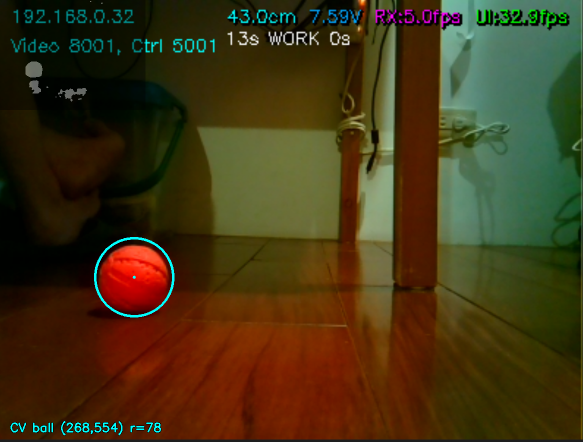
#> input picture Client/TestImageBallFloor_cv_overlay.png, 1166 x 883 px (shown at 1/2 size); its folder holds only this picture in this run
$ python -i mtDogBallTrack.py   (imports and definitions only)   (older library calls are emulated)
#> lines starting #> are read from the running program, lines starting #| are printed output that depends on the picture; after the words box and inside, x2 and y2 are one past the last pixel; in counts of white or black regions, pixels touching at a corner belong together
#> further down, picture is the input picture: shape (883, 1166, 3); mean B, G, R 21.5, 52.7, 66.8
### Client/vision/legacy/mtBallDetectCV.py
#!/usr/bin/env python3
# -*- coding: utf-8 -*-
"""===============================================================================
 Project : Freenove Robot Dog - Video Client
 File    : mtBallDetectCV.py
 Author  : MT & GitHub Copilot (GPT)

 Description:
     Basic CV-based (non-ML) red/orange ball detection.
     Designed as a reliable baseline and to provide a safe ROI for downstream logic.

 Version Control:
     - Tracked in this project's Git workspace.

 Revision History:
    v1.46 (2026-01-24): Remove ring-band threshold/overlay text from debug window.
    v1.45 (2026-01-24): Disable ring-density rejection gate.
    v1.44 (2026-01-24): Draw ring band for rank #1 on color overlay pane.
    v1.43 (2026-01-24): Show ring density in threshold line and candidate list.
    v1.42 (2026-01-24): Lowered minimum V-med to 100 and always show 3 ranked lines in debug list.
    v1.41 (2026-01-24): Use per-split area/circ in candidate debug list to avoid duplicate A/C for split blobs.
    v1.40 (2026-01-24): Show reject reason + Vmed N/A in candidate list.
    v1.40 (2026-01-24): Align overlay labels with ranked debug list.
    v1.39 (2026-01-24): Fill ranked contour masks from combined mask when fewer than 3.
     v1.38 (2026-01-24): Export top-3 ranked contour masks for CV histograms.
    v1.37 (2026-01-23): Prefer upper split using hue/sat/inner coverage heuristic.
    v1.36 (2026-01-23): Strengthen peanut split using local maxima + mask cut.
    v1.35 (2026-01-23): Add refined-candidate contour mask for debug + histogram.
     v1.34 (2026-01-23): Split peanut blobs into multiple candidates via distance peaks.
     v1.33 (2026-01-23): Show all contour candidates ranked by V-med in debug text.
     v1.32 (2026-01-23): Reformat CV debug metrics to prioritize Vmed.
     v1.31 (2026-01-22): Label top-3 rejects on color overlay pane.
     v1.30 (2026-01-22): Use masked V-median for candidate checks; draw rejected circles in debug overlay.
     v1.29 (2026-01-22): Log reject V-median + show top reject stats; relax loose circ/fill gating for reflection blobs.
     v1.28 (2026-01-21): Relaxed CV thresholds (a_min/V/S coverage & v-median) for warm/dim scenes to improve ball detection stability.
    v1.27 (2026-01-21): Log rectangular ROI stats (circ/fill/v_med) for the refine ROI in debug text and mtBallDetectCV.log.
     v1.26 (2026-01-21): Added candidate V-median floor (min_v_median_candidate=180) and ring-waive at high V (>=200) to suppress low-V ghost blobs and reduce false No Ball on bright balls.
     v1.25 (2026-01-21): Tightened loose circ/fill filters (0.45) and prefer strict-only candidates when available to avoid jumping to large ghost blobs.
     v1.24 (2026-01-21): Strengthen v_med priority in multi-candidate selection: prefer upper if v_med within 20 of lower; always pick highest v_med last; log cand_v_med list.
     v1.23 (2026-01-21): Fully disabled ring gate for non-strict blobs; rely on color/brightness only to eliminate "No Ball" in shadow/soft-focus.
     v1.22 (2026-01-21): Relaxed non-strict ring threshold (0.018→0.010) and added shape-based escape for zero-ring shadow blobs (circ>0.55, inner_cov>0.70, v_med>150).
     v1.21 (2026-01-21): Enlarged color overlay pane 2x in debug mosaic for readability.
     v1.20 (2026-01-21): Use median V in inner circle for scoring/selection and multi-candidate preference.
     v1.19 (2026-01-21): Tightened ring-waive to prevent refine-failed, ring-free ghost blobs.
     v1.18 (2026-01-21): Added solid-saturation coverage scoring/gating to reject low-sat ghost blobs.
     v1.17 (2026-01-21): Enforced V-coverage gating and stronger score bias to reject low-V reflections.
     v1.16 (2026-01-21): Reduced edge-ring gating when color coverage is strong; avoid radial gate on weak samples.
    v1.15 (2026-01-21): Relaxed radial gate when ring evidence/refine is strong to reduce flicker misses.
    v1.14 (2026-01-21): Removed mask closing to prevent ball/reflection blob merging.
    v1.13 (2026-01-21): Added V-coverage preference to reject dark reflection blobs.
    v1.12 (2026-01-21): Prefer upper contour when ball+reflection split into two blobs.
    v1.11 (2026-01-21): Relaxed radial gate to avoid rejecting reflection-shaped contours before refinement.
     v1.10 (2026-01-21): Added radial gate enable toggle support for UI-config control.
     v1.09 (2026-01-21): Reset CV log on detector init; reorder history newest-first.
     v1.08 (2026-01-21): Added per-run CV log with explicit Detected/No Ball markers and detailed metrics.
     v1.07 (2026-01-21): Enforced radial edge confidence filter with coverage/score stats; enlarged debug mosaic.
     v1.06 (2026-01-21): Added radial edge symmetry test + solid-saturation preference for upper circle.
     v1.05 (2026-01-20): Added HSV hue gating + hue coverage checks to reduce false positives on wood/refs.
     v1.04 (2026-01-20): Draw detected circle on combined-mask debug pane for easier alignment checks.
     v1.03 (2026-01-19): Prefer the upper circle when ball+reflection yields two circles (upper peak + upper Hough selection).
     v1.02 (2026-01-19): Reduced false positives using edge-ring + mask-coverage confidence checks; tightened distance-transform fallback.
     v1.01 (2026-01-19): Added rich debug outputs (thresholds, mask panes, contour stats).
     v1.00 (2026-01-19): Initial baseline CV detector (Lab a-channel + SV gating + refinement).
===============================================================================
"""

from __future__ import annotations

from dataclasses import dataclass
from datetime import datetime
import os
from typing import Optional, Tuple

import cv2
import numpy as np


@dataclass
class CVBall:
    x: float
    y: float
    r: float   # expected radius
    area: float
    circularity: float


class CVBallDetector:
    def __init__(self):
        # Thresholds tuned for orange/red ball on dark/reflective wood.
        self.a_percentile = 97.0
        self.a_min = 135
        self.s_min = 60
        self.v_min = 40

        # Hue gating (HSV): keep red/orange hues to reduce wood/skin false positives.
        # H ranges: red wraps (0..h_red_max) U (h_red_min2..179), orange (h_orange_min..h_orange_max)
        self.h_use = True
        self.h_red_max = 12
        self.h_red_min2 = 155
        self.h_orange_min = 6
        self.h_orange_max = 40

        # Candidate gating
        self.min_area = 500.0
        self.max_area_ratio = 0.15
        self.min_circularity = 0.48
        self.min_fill = 0.45
        self.min_radius = 10.0
        self.max_radius_ratio = 0.40

        # Confidence / anti-false-positive checks
        # - mask coverage: ensures the detected circle actually contains enough of the combined mask
        # - edge ring density: ensures there is a circular edge around the estimated radius
        self.inner_ratio = 0.5
        self.min_inner_mask_coverage = 0.35
        self.min_edge_ring_density = 0.012
        self.min_edge_ring_density_non_strict = 0.010
        self.min_hue_coverage = 0.18
        self.min_solid_sat_coverage = 0.22
        self.min_v_coverage = 0.28
        self.v_strong = 90
        self.min_v_median = 100     # highest priority for candidate selection
        self.min_v_median_candidate = 100
        self.v_med_ring_waive = 180
        self.min_radial_score = 0.55
        self.min_radial_coverage = 0.15
        self._radial_score_default = float(self.min_radial_score)
        self._radial_cov_default = float(self.min_radial_coverage)
        self.radial_gate_enabled = True

        # Debug data for UI
        self.last_debug: dict = {}
        self._refine_debug: dict = {}
        self.debug_top_n_rejects = 6
        self.log_enabled = True
        project_root = os.path.abspath(os.path.join(os.path.dirname(__file__), os.pardir, os.pardir))
        self.log_path = os.path.join(project_root, "mtBallDetectCV.log")
        self._run_id = 0
        self._reset_log()

    def set_radial_gate_enabled(self, enabled: bool) -> None:
        try:
            self.radial_gate_enabled = bool(enabled)
            if self.radial_gate_enabled:
                self.min_radial_score = float(self._radial_score_default)
                self.min_radial_coverage = float(self._radial_cov_default)
            else:
                self.min_radial_score = 0.0
                self.min_radial_coverage = 0.0
        except Exception:
            return

    def _reset_log(self) -> None:
        try:
            with open(self.log_path, "w", encoding="utf-8") as f:
                f.write("")
        except Exception:
            return

    # [2050 lines left out: functions _log_detection, analyze, _make_debug_mosaic, _refine_circle_edges, not called in this run]

### Client/mtDogBallTrack.py
#!/usr/bin/env python3
# -*- coding: utf-8 -*-
"""
mtDogBallTrack.py

Ball colour tracking, HSV calibration, mask visualisation,
AND Head Tracking logic for the Freenove Robot Dog Client (Mac mode).

Features
--------
- remove circular dependency by merging HeadTracker into this file
- HSV-based ball mask with optional second hue segment.
- Circularity-aware contour selection (prefers large, round blobs).
- Temporal smoothing (EMA) + jump rejection for stable lock.
- Shared HSV picker (click-to-sample) between colour and mask views.
- Ball center trace with time-based fading.
- Head Tracking (P-controller) logic integrated.
- Calibration window with:
    * Live mask view
    * Linked HSV picker readout
    * Sliders for H1/H2/S/V and morphology kernel size
    * Sliders for EMA smoothing + min circularity threshold
    * Slider for Head Tracking Kp gain
    * Rolling histograms for H, S, V with peak / SD / slider markers.
- JSON-based persistence (mtBall_Calib.json).

Revision History
----------------
- v2.8.4: 2026-01-28
          Allow external detection overlays to set circle thickness (used by YOLO).
- v2.8.3: 2026-01-28
          Add optional suppression of external detection overlay (for YOLO-only bbox tests).
- v2.8.2: 2026-01-21
          Added CV RadialGate toggle with persistence in mtBall_Calib.json.
- v2.8.0: 2026-01-14
          Added Body-Kp/Body-Kd sliders (proportional + derivative shaping) for smoother body tracking and persisted them to mtBall_Calib.json.
          Added Head-Deadzone slider (head deadband) and persisted it.
          Renamed Deadzone label to Body-Deadzone and added Allow backward toggle.
- v2.8.1: 2026-01-19
          Moved the center-info overlay text above the ROI circle for a clearer view of the ball ROI.
- v2.7.1: 2025-12-10 Added optical flow overlay to mask visualization for better motion tracking.
- v2.7.0: 2025-12-06
          Merged HeadTracker logic into this file to resolve circular dependencies and attribute errors.
          Added Kp slider to Mask Window for tuning head tracking gain.
          Fixed Mask Window HUD to correctly display HSV values from the color frame picker.
          Ensured Kp value is saved/loaded from JSON config.
- v2.6.0: Added rolling histograms for H/S/V in calibration window.
          Added circularity and EMA smoothing sliders.
- v2.5.0: Initial implementation of shared HSV picker and mask visualization.

Author
------
MT (User) & GitHub Copilot
Version: 2.8.0 - 2026-01-14
"""

import math
import time
import cv2
import json
import os
from collections import deque
from dataclasses import dataclass
from typing import Optional, Tuple

import numpy as np
from PyQt5.QtWidgets import (
    QWidget,
    QLabel,
    QFrame,
    QPushButton,
    QVBoxLayout,
    QGridLayout,
    QSlider,
    QHBoxLayout,
    QSizePolicy,
    QComboBox,
    QCheckBox,
)
from PyQt5.QtGui import QImage, QPixmap
from PyQt5.QtCore import Qt

try:
    from vision.legacy.mtBallDetectCV import CVBallDetector
except Exception:
    CVBallDetector = None  # type: ignore


# Tracking modes
# Tracking modes are stored/compared as lowercase canonical values.
TRACKING_MODE_FULL = "full"   # head + body
TRACKING_MODE_HEAD = "head"   # head only
TRACKING_MODE_BODY = "body"   # body only

# ==============================================================================
# HEAD TRACKER CLASSES
# ==============================================================================

@dataclass
class HeadConfig:
    neutral_deg: float = 90.0
    min_deg: float = 40.0
    max_deg: float = 140.0
    kp: float = 0.5  # Incremental gain: deg per normalized error per update (was 4.0 for absolute mode)
    deadband: float = 0.02  # Reduced from 0.08 to 0.02 for fine tracking (2% of frame height)
    max_step_deg: float = 3.0  # Max angle change per update (velocity limit)
    min_cmd_interval: float = 0.15  # Increased from 0.10 to 0.15 seconds for stability

class HeadTracker:
    """
    Calculates the desired head servo angle based on the ball's vertical position.
    Uses a simple P-controller with deadband and clamping.
    """
    def __init__(self):
        self.cfg = HeadConfig()
        self.current_angle = self.cfg.neutral_deg
        self.last_cmd_time = 0.0
        self.last_err_norm = 0.0
        self.search_mode = False
        self.search_blocked = False
        self.search_targets = []
        self.search_index = 0
        self.search_state = "idle"

    # [121 lines left out: functions update_from_ball, reset, start_search, search_for_ball, _move_toward, _move_to_neutral, not called in this run]


# ==============================================================================
# BALL TRACKER CLASS
# ==============================================================================

class BallTracker:
    """
    Holds HSV threshold config and shared state for ball detection
    + global sample point for HSV picker.
    + Owns the HeadTracker instance.
    """

    def __init__(self):
        # Default orange-ish ball
        self.h1_min = 0
        self.h1_max = 20
        self.h2_min = 0
        self.h2_max = 0
        self.s_min = 120
        self.s_max = 255
        self.v_min = 80
        self.v_max = 255
        self.kernel_size = 3  # morphology kernel (odd)

        # Detection info (instant and smoothed)
        self.last_center = None      # (x, y) – smoothed center used by UI / head
        self.last_hsv = None         # (H, S, V) at smoothed center
        self.last_radius = None      # radius used for drawing

        # Smoothing / noise-filter state
        self.filtered_center = None  # internal EMA center
        self.smooth_alpha = 0.35     # 0.0 = no smoothing, 1.0 = follow raw center
        self.max_jump_ratio = 0.35   # ignore jumps > 35% of min(frame_w, frame_h)

        # Stability counters for smart reacquire
        self.last_update_ts = 0.0     # timestamp of last accepted detection
        self.missed_frames = 0        # consecutive frames without acceptance
        self.reacquire_timeout = 0.6  # seconds without update → allow bigger jumps
        self.reacquire_area_ratio = 0.02  # if blob area > 2% of frame, allow reacquire

        # Trace of recent centers (for visual trail)
        # Each entry: ( (x, y), timestamp_seconds )
        self.trace_points = deque(maxlen=60)
        self.trace_max_age = 3.0  # seconds

        # Shared picker point across windows
        self.sample_point = None  # (x, y) in image coords
        self.sample_hsv = None    # (H, S, V)

        self.picker_point = None      # (x, y) in image coordinates
        self.picker_hsv = None        # (H, S, V) at picker_point

        # --- Head Tracker Instance ---
        self.head_tracker = HeadTracker()
        # Default mode requested: Full tracking
        self.tracking_mode = TRACKING_MODE_FULL

        # Body tracking tuning (used by mtDogMain)
        self.body_tracking_interval = 0.6   # seconds between motion commands
        self.body_deadzone_ratio = 0.18     # fraction of frame size used as deadzone
        self.body_allow_backward = False    # forward-only by default
        self.body_kp = 0.0                  # proportional speed scaling (0.0 disables)

        # Lost-ball search + obstacle avoidance (used by mtDogMain)
        self.search_forward_enabled = True
        self.obstacle_avoid_enabled = True
        self.obstacle_near_cm = 10.0
        self.obstacle_clear_cm = 30.0
        self.search_forward_speed = 4
        self.obstacle_turn_speed = 4

        # CV detector gating controls (default OFF for stability)
        self.cv_radial_gate_enabled = False

        # Config path
        self.config_path = os.path.join(
            os.path.dirname(__file__), "config", "mtBall_Calib.json"
        )

        # Optional CV detector (basic, non-ML)
        self._cv_detector = CVBallDetector() if CVBallDetector is not None else None
        self._apply_cv_radial_gate()

    def _apply_cv_radial_gate(self):
        """Apply radial gate setting to the CV detector (if available)."""
        try:
            if self._cv_detector is None:
                return
            if hasattr(self._cv_detector, "set_radial_gate_enabled"):
                self._cv_detector.set_radial_gate_enabled(bool(self.cv_radial_gate_enabled))
            else:
                if bool(self.cv_radial_gate_enabled):
                    self._cv_detector.min_radial_score = float(getattr(self._cv_detector, "min_radial_score", 0.55))
                    self._cv_detector.min_radial_coverage = float(getattr(self._cv_detector, "min_radial_coverage", 0.15))
                else:
                    self._cv_detector.min_radial_score = 0.0
                    self._cv_detector.min_radial_coverage = 0.0
        except Exception:
            return

    # ------------------------------------------------------------------
    # Config I/O  (mtBall_Calib.json)
    # ------------------------------------------------------------------
    def load_default_config(self):
        """Load HSV + filter config from the default JSON path."""
        self.load_config(self.config_path)

    def save_default_config(self):
        """Save HSV + filter config to the default JSON path."""
        self.save_config(self.config_path)

    # [201 lines left out: functions load_config, save_config, to_dict, _clamp_all, set_hue_ranges, set_sv_ranges, not called in this run]

    def set_kernel_size(self, k):
        self.kernel_size = int(k)
        self._clamp_all()

    # [27 lines left out: functions set_tracking_mode, set_sample_point, set_picker, not called in this run]

    # ------------------------------------------------------------------
    # Core processing
    # ------------------------------------------------------------------
    def compute_mask(self, frame_bgr):
        if frame_bgr is None:
            return None, None

        hsv = cv2.cvtColor(frame_bgr, cv2.COLOR_BGR2HSV)
#> hsv: shape (883, 1166, 3); mean H, S, V 29.8, 213.7, 76.5

        lower1 = np.array([self.h1_min, self.s_min, self.v_min], np.uint8)
        upper1 = np.array([self.h1_max, self.s_max, self.v_max], np.uint8)
        mask1 = cv2.inRange(hsv, lower1, upper1)
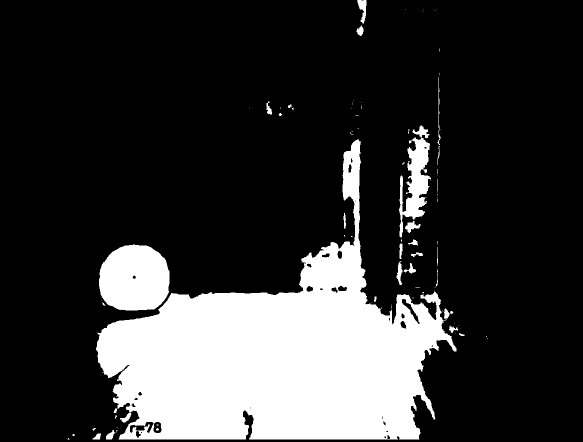
#> mask1: shape (883, 1166) (shown at 1/2 size); 20.8% white; 95 white regions (65 under 20 px), largest, box (x1, y1, x2, y2) and area: (192, 279, 913, 879) 188933, (198, 489, 339, 621) 15391, (798, 275, 862, 475) 5897

        if self.h2_max > self.h2_min:
            lower2 = np.array([self.h2_min, self.s_min, self.v_min], np.uint8)
            upper2 = np.array([self.h2_max, self.s_max, self.v_max], np.uint8)
            mask2 = cv2.inRange(hsv, lower2, upper2)
            mask = cv2.bitwise_or(mask1, mask2)
        else:
            mask = mask1

        k = self.kernel_size
        kernel = np.ones((k, k), np.uint8)
        mask = cv2.erode(mask, kernel, iterations=1)
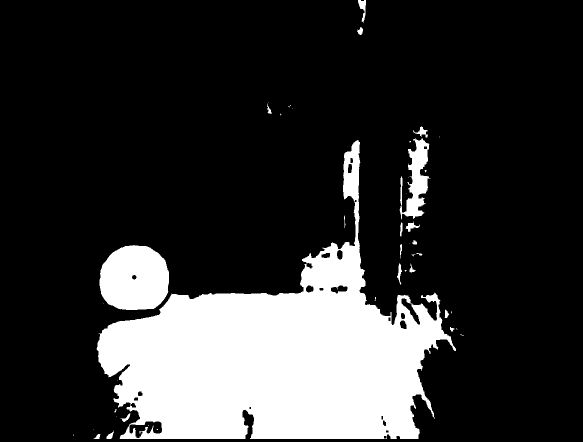
#> mask: shape (883, 1166) (shown at 1/2 size); 19.9% white; 46 white regions (26 under 20 px), largest, box (x1, y1, x2, y2) and area: (193, 280, 912, 878) 183116, (199, 490, 338, 620) 14811, (799, 276, 861, 439) 4720
        mask = cv2.dilate(mask, kernel, iterations=2)
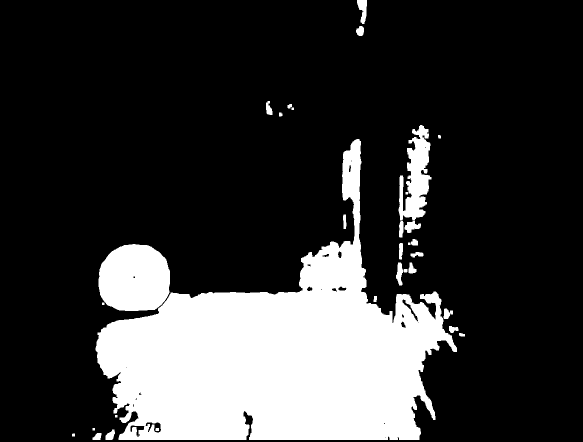
#> mask: shape (883, 1166) (shown at 1/2 size); 21.5% white; 32 white regions
        return hsv, mask

    # ------------------------------------------------------------------
    def process_with_mask(self, frame_bgr):
        """
        Detect ball, apply temporal smoothing + jump rejection,
        draw overlay and return (mask, annotated_frame).
        """
        # Reset per-frame outputs (retain previous center to avoid flicker)
        # Keep last_center so UI continues to show previous lock when a frame is rejected.
        self.last_hsv = None
        self.last_radius = None

        if frame_bgr is None:
            return None, frame_bgr

        hsv, mask = self.compute_mask(frame_bgr)        #
        if mask is None:
            return None, frame_bgr

        contours, _ = cv2.findContours(
            mask, cv2.RETR_EXTERNAL, cv2.CHAIN_APPROX_SIMPLE
        )
#> contours = 31 contours, 6 with area under 20; largest, box (x1, y1, x2, y2) and area: (191, 278, 914, 880) 193595, (197, 488, 340, 622) 15766, (797, 250, 863, 441) 6677, (714, 0, 734, 48) 535, (809, 441, 842, 466) 414
        if not contours:
            # No ball this frame → keep previous center, mark as a miss
            self.missed_frames += 1
                # print(f"[BallTracker] No contours found (missed_frames={self.missed_frames})\r", end='') # noisy
            return mask, frame_bgr

        # --- choose best contour: MAX AREA STRATEGY ---
        h, w = hsv.shape[:2]
#> (the rest of the program and of its run is left out)
